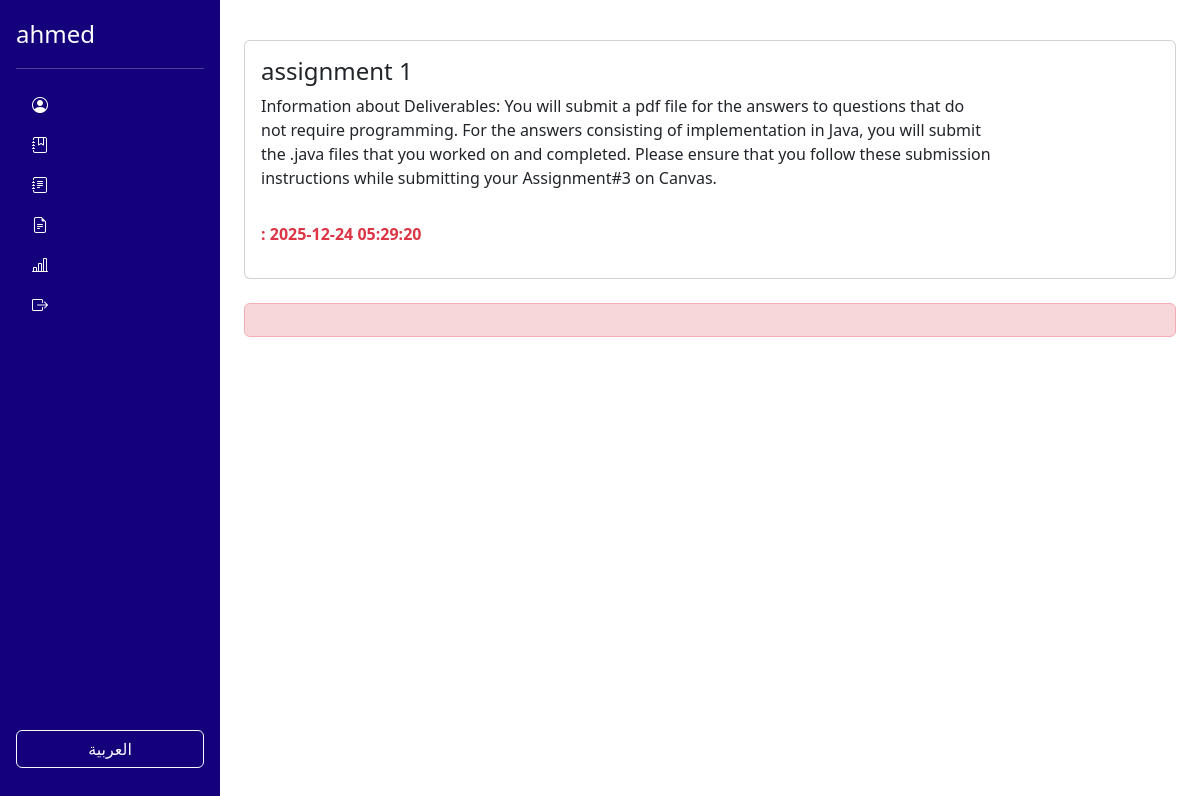
The page /submitAssignment.php?id=2 (signed in) on the database its author committed.
### tables this page shows
CREATE TABLE `assignments` (
  `id` int(11) NOT NULL,
  `course_id` int(11) NOT NULL,
  `title` varchar(255) NOT NULL,
  `description` text DEFAULT NULL,
  `file_path` varchar(255) DEFAULT NULL,
  `created_by` varchar(255) NOT NULL,
  `due_date` datetime DEFAULT NULL,
  `created_at` timestamp NOT NULL DEFAULT current_timestamp()
);

### submitAssignment.php (the view, shortened to what this page needs)
<?php
include 'config/database.php';
$lang = include $_SESSION['lang'] === 'en' ? 'languages/lang_en.php' : 'languages/lang_ar.php';
$assignment_id = intval($_GET['id']);
$res = $con->query("SELECT * FROM assignments WHERE id = $assignment_id");
$assignment = $res->fetch_assoc();
$now = new DateTime();
$due = new DateTime($assignment['due_date']);
$due_passed = $now > $due;
?>
<!DOCTYPE html>
<html lang="en">
<head>
    <link href="https://cdn.jsdelivr.net/npm/bootstrap@5.3.0/dist/css/bootstrap.min.css" rel="stylesheet">
    <link href="https://cdn.jsdelivr.net/npm/bootstrap-icons@1.10.5/font/bootstrap-icons.css" rel="stylesheet">
</head>
<body>
<div class="d-flex">
    <div class="d-flex flex-column flex-shrink-0 p-3 text-white" style="width: 220px; min-height: 100vh; background-color: #14007B;">
        <span class="fs-4"><?php echo htmlspecialchars($_SESSION['username']); ?></span>
        <hr>
        <ul class="nav nav-pills flex-column mb-auto">
            <li><a href="profile.php" class="nav-link text-white"><i class="bi bi-person-circle me-2"></i> <?= $lang['sidebar_profile'] ?></a></li>
            <li><a href="courses.php" class="nav-link text-white"><i class="bi bi-journal-bookmark me-2"></i> <?= $lang['sidebar_courses'] ?></a></li>
            <li><a href="exams.php" class="nav-link text-white"><i class="bi bi-journal-text me-2"></i> <?= $lang['sidebar_exams'] ?></a></li>
            <li><a href="assignments.php" class="nav-link text-white"><i class="bi bi-file-earmark-text me-2"></i> <?= $lang['sidebar_assignments'] ?></a></li>
            <li><a href="reports.php" class="nav-link text-white"><i class="bi bi-bar-chart-line me-2"></i> <?= $lang['sidebar_reports'] ?></a></li>
            <li><a href="logout.php" class="nav-link text-white"><i class="bi bi-box-arrow-right me-2"></i> <?= $lang['sidebar_logout'] ?></a></li>
        </ul>
        <a href="lang_switch.php" class="btn btn-outline-light mb-3">
                <?= $_SESSION['lang'] === 'en' ? 'العربية' : 'English' ?>
            </a>
    </div>
    <div class="flex-grow-1 p-4">
        <div class="card p-3 mb-4">
            <h4><?php echo htmlspecialchars($assignment['title']); ?></h4>
            <p><?php echo nl2br(htmlspecialchars($assignment['description'])); ?></p>
            <p class="text-danger fw-bold">
                <?= $lang['add_assignment_label_due_date'] ?>: <?php echo $assignment['due_date']; ?>
            </p>
        </div>
        <?php if ($due_passed): ?>
            <div class="alert alert-danger"><?= $lang['cannot_edit_submit_due_passed'] ?></div>
        <?php endif; ?>
    </div>
</div>
</body>
</html>

### rows shown on the page
assignments: title "assignment 1", description "Information about Deliverables: You will submit a pdf file for the answers to questions that do not require programming. For the answers consisting of implementation in Java, you will submit the .java files that you worked on and completed. Please ensure that you follow these submission instructions while submitting your Assignment#3 on Canvas.", due_date "2025-12-24 05:29:20"

### other values the page prints
$_SESSION['username'] "ahmed"
